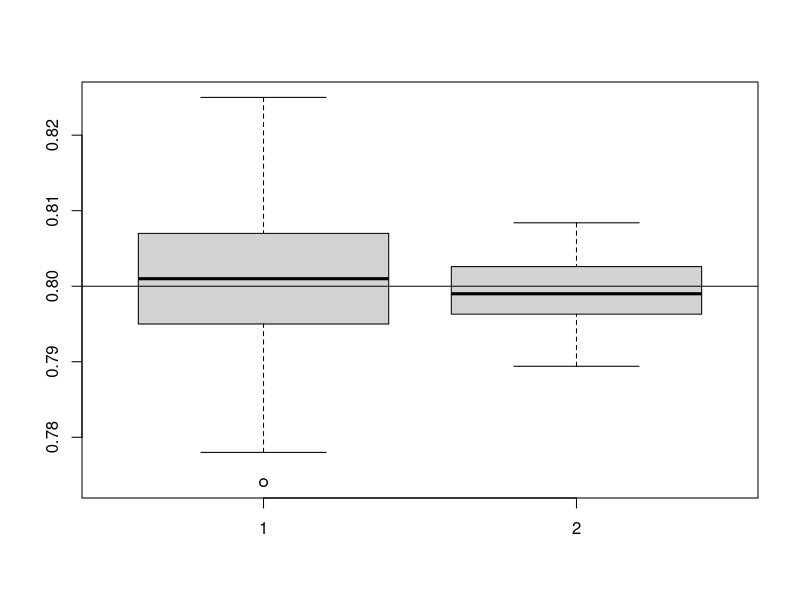
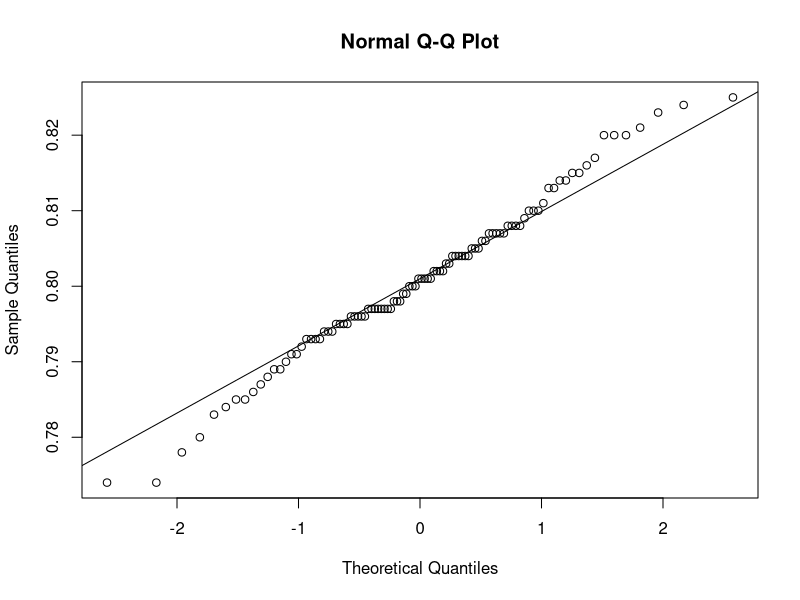
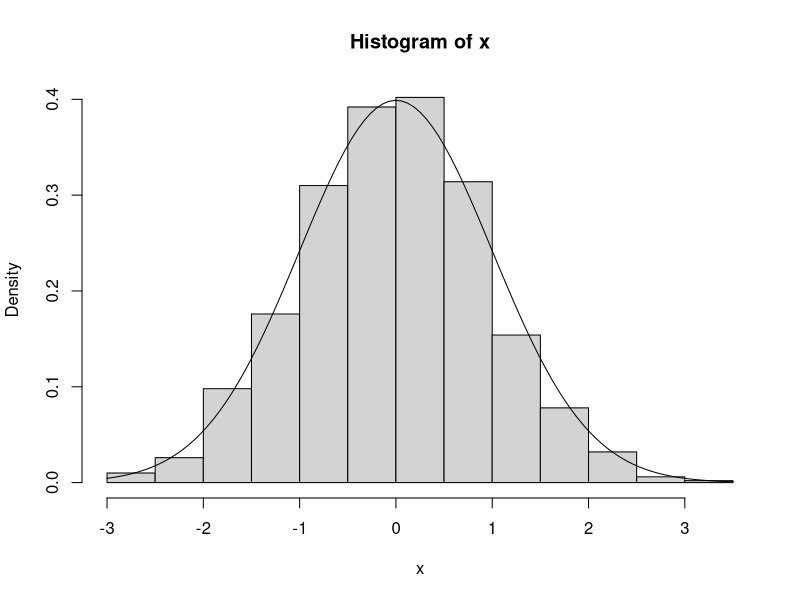

These figures' R source, in order:

########################
# Coin toss experiment #
########################

#
# Bernoulli distribution
#

# X = indicator of heads (1) in one toss. X ~ Bernoulli (p = P(X = 1))

# simulate 10 draws from Bernoulli with p = 0.25

?rbinom
rbinom(n = 10, size = 1, prob = 0.25)

# simulate 1000 draws from Bernoulli with p = 0.8 and take their mean

x <- rbinom(n = 1000, size = 1, prob = 0.8)
mean(x)

# repeat 100 times the process of simulating 1000 draws from Bernoulli with 
# p = 0.8 and taking their average --- this will give 100 averages, all close 
# to p because of Law of Large Numbers

p.1k <- replicate(100, mean(rbinom(1000, 1, 0.8)))

# repeat 100 times the process of simulating 10000 draws from Bernoulli with 
# p = 0.8 and taking their average --- this will give 100 averages, all close 
# to p because of Law of Large Numbers

p.10k <- replicate(100, mean(rbinom(10000, 1, 0.8)))

# compare the distributions of the averages based on 1000 and 10000 draws

boxplot(p.1k, p.10k)
abline(h=0.8)

# check normality of the averages (predicted by Central Limit Theorem)

qqnorm(p.1k)
qqline(p.1k)

# Will the normal approximation for the average be good if p = 0.001? Check.

#
# Binomial distribution
#

# X = number of heads in 10 tosses. X ~ Binomial (10, p = 0.25)

# simulate 1 draw of X

rbinom(1, 10, 0.25)

# simulate 100 draws of X

rbinom(100, 10, 0.25)

# P(X = 5) --- PMF

dbinom(5, 10, 0.25)

# P(X <= 5) --- CDF

pbinom(5, 10, 0.25)


########################
# Normal distribution #
########################

# X ~ Normal (0, 1)

# simulate 1000 draws of X

?rnorm
x <- rnorm(1000) # by default, mean = 0, sd = 1

# make a histogram of draws and superimpose Normal (0, 1) density

hist(x, probability = T)
curve(dnorm(x), add = T, xlab = "x", ylab = "density")

# P(|X| > 1) -- exact 

pnorm(-1) + 1 - pnorm(1)

#  P(|X| > 1) -- Monte Carlo estimate

mean(abs(x) > 1)

# E(X) = 0, var(X) = 1 -- exact

# Monte Carlo estimate of E(X)

mean(x)

# Monte Carlo estimate of var(X)

var(x)

##################################################################